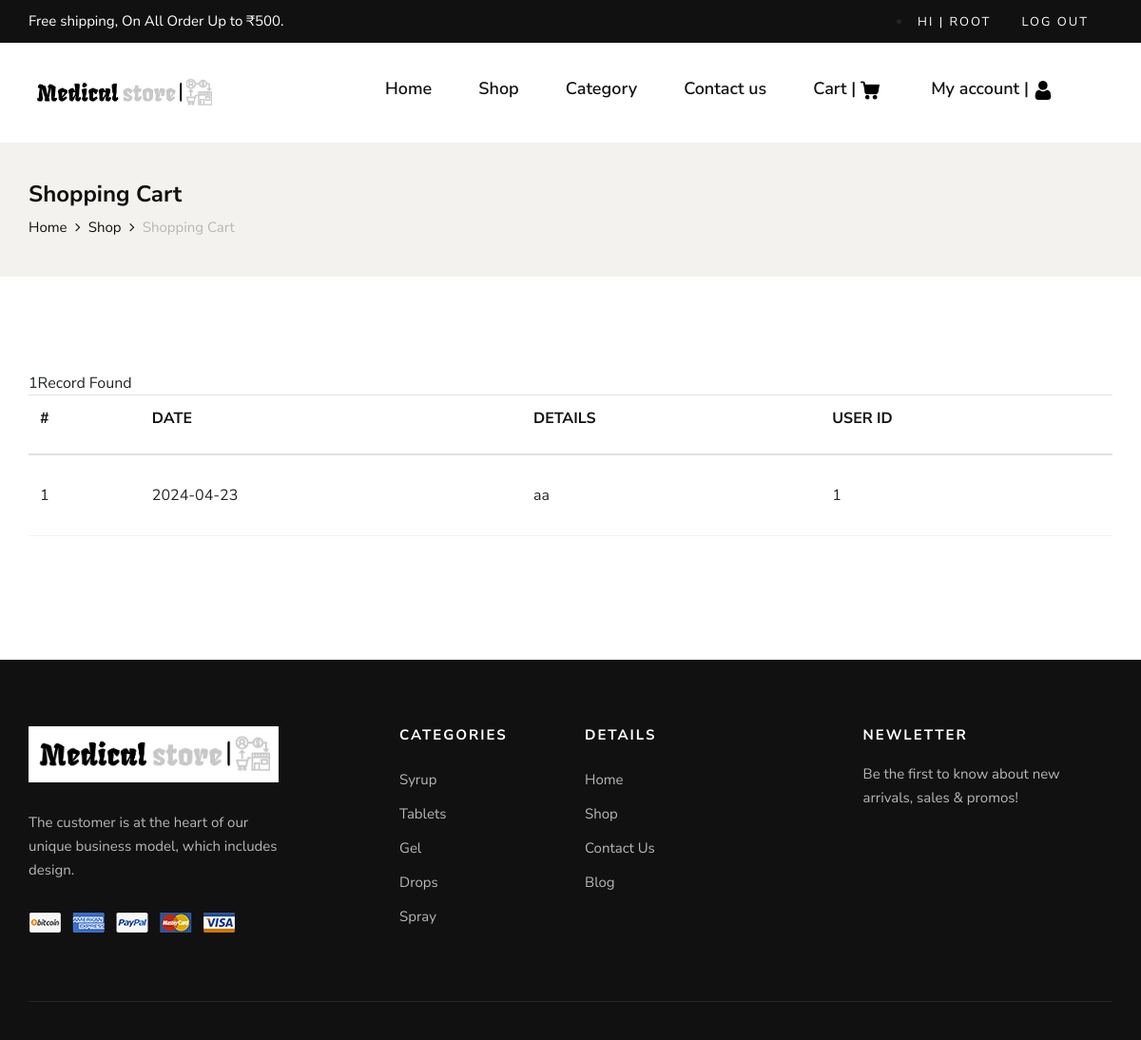
The page /view-feedback.php (signed in) on the database its author committed.
### tables this page shows
CREATE TABLE `tbl_category` (
  `category_id` int(11) NOT NULL,
  `category_name` varchar(50) NOT NULL
);

CREATE TABLE `tbl_feedback` (
  `feedback_id` int(11) NOT NULL,
  `feedback_date` date NOT NULL,
  `feedback_details` text NOT NULL,
  `user_id` int(10) NOT NULL
);

### view-feedback.php (the view, shortened to what this page needs)
<?php
 require './atclass/connection.php';
?>
<!DOCTYPE html>
<html lang="zxx">
<head>
    <link rel="stylesheet" href="css/bootstrap.min.css" type="text/css">
    <link rel="stylesheet" href="css/font-awesome.min.css" type="text/css">
    <link rel="stylesheet" href="css/elegant-icons.css" type="text/css">
    <link rel="stylesheet" href="css/magnific-popup.css" type="text/css">
    <link rel="stylesheet" href="css/nice-select.css" type="text/css">
    <link rel="stylesheet" href="css/owl.carousel.min.css" type="text/css">
    <link rel="stylesheet" href="css/slicknav.min.css" type="text/css">
    <link rel="stylesheet" href="css/style.css" type="text/css">
</head>
<body>
    <?php
include  './themepart/header.php';
?>
    <section class="breadcrumb-option">
        <div class="container">
            <div class="row">
                <div class="col-lg-12">
                    <div class="breadcrumb__text">
                        <h4>Shopping Cart</h4>
                        <div class="breadcrumb__links">
                            <a href="./index.html">Home</a>
                            <a href="./shop.html">Shop</a>
                            <span>Shopping Cart</span>
                        </div>
                    </div>
                </div>
            </div>
        </div>
    </section>
    <section class="shopping-cart spad">
        <div class="container">
            <div class="row">
                <div class="col-lg-12">
                    <div class="shopping__cart__table">
                        <form method="post">
                        <table class="table">
        <thead>
            <tr>
                <th>#</th>
                <th>Date</th>
                <th>Details</th>
                <th>User ID</th>
            </tr>
        </thead>
        <tbody>
            <?php
            $selectq = mysqli_query($connection, "Select * from tbl_feedback") or die(mysqli_error($connection));
            while ($orderrow = mysqli_fetch_array($selectq)) {
                echo '<tr>';
                echo "<td>{$orderrow['feedback_id']}</td>";
                echo "<td>{$orderrow['feedback_date']}</td>";
                echo "<td>{$orderrow['feedback_details']}</td>";
                echo "<td>{$orderrow['user_id']}</td>";
                echo '</tr>';
            }
            ?>
        </tbody>
    </table>
                        </form>
                    </div>
                </div>
            </div>
        </div>
    </section>
    <?php
include  './themepart/footer.php';
?>
</body>
</html>

### themepart/header.php (shortened to what this page needs)
<?php
require './atclass/connection.php';
?>
<div class="header__top">
        <div class="container">
            <div class="row">
                <div class="col-lg-6 col-md-7">
                    <div class="header__top__left">
                        <p>Free shipping, On All Order Up to ₹500.</a></p>
                    </div>
                </div>
                <div class="col-lg-6 col-md-5">
                    <div class="header__top__right">
                        <div class="header__top__links">
                            <?php
                            if(isset($_SESSION['uid'])){
                                $name = $_SESSION['uname'];
                                echo "<li> <a href='login.php'>Hi | $name </a> <a href='logout.php'> Log out  </a></li>";
                            }else{
                                ?>
                            <a href="signin.php">Sign in</a>
                            <a href="login.php">Log in</a>
                            <?php
                        }
                            ?>
                        </div>
                    </div>
                </div>
            </div>
        </div>
</div>
<header class="header">
        <div class="container">
            <div class="row">
                <div class="col-lg-4 col-md-4">
                    <div class="header__logo">
                        <a href="home.php">
                            <img src="img/logo2.jpg" alt=""></a>
                    </div>
                </div>
                <div class="col-lg-6 col-md-6" style="display: contents;">
                    <nav class="header__menu mobile-menu">
                        <ul>
                            <li><a href="./home.php">Home</a></li>
                            <li ><a href="./shop.php">Shop</a></li>
                            <li><a href="#">Category</a>
                                <ul class="dropdown">
                                  <?php
                                  $cq = mysqli_query ($connection , " SELECT * FROM tbl_category");
                                   while($cdata = mysqli_fetch_array($cq)){
                                       echo "<li><a href='shop.php?categoryid={$cdata['category_id']}'> {$cdata['category_name']} </li>";
                                   }
                                    ?>
                                </ul>
                            </li>
                            <li><a href="./contact-us.php">Contact us</a></li>
                            <li><a href="cart.php"><span>Cart |</span>
                            <img class="icon" src="img/icon/cart.png" width="10px" alt="">
                         </a></li>
                         <?php
if(isset($_SESSION['uid'])){
                         ?>
                         <li><a href="#"> My account | <img class="icon" src="img/icon/user.png" width="10px" alt=""></a>
                            </li>
                            <?php
}else{
    ?>
    <li><a href="./login.php">Login</a></li>
    <?php
}
                            ?>
                        </ul>
                    </nav>
                </div>
            </div>
        </div>
    </header>

### themepart/footer.php
<?php
$connection = mysqli_connect("localhost","root","","themeforest");
?>
<footer class="footer">
        <div class="container">
            <div class="row">
                <div class="col-lg-3 col-md-6 col-sm-6">
                    <div class="footer__about">
                        <div class="footer__logo">
                            <a href="home.php"><img src="img/logo2.jpg" alt=""></a>
                        </div>
                        <p>The customer is at the heart of our unique business model, which includes design.</p>
                        <a href="#"><img src="img/payment.png" alt=""></a>
                    </div>
                </div>
                <div class="col-lg-2 offset-lg-1 col-md-3 col-sm-6">
                    <div class="footer__widget">
                        <h6>Categories</h6>
                        <ul>
                        <?php
$cq = mysqli_query ($connection , "select * from tbl_category limit 5");
while($cdata = mysqli_fetch_array($cq)){
    echo "<li><a href='shop.php?categoryid={$cdata['category_id']}'> {$cdata['category_name']} </li>";
}
?>
                        </ul>
                    </div>
                </div>
                <div class="col-lg-2 col-md-3 col-sm-6">
                    <div class="footer__widget">
                        <h6>Details</h6>
                        <ul>
                            <li><a href="home.php">Home</a></li>
                            <li ><a href="shop.php">Shop</a></li>
                            <li><a href="contact-us.php">Contact Us</a></li>
                            <li><a href="home.php">Blog</a></li>
                        </ul>
                    </div>
                </div>
                <div class="col-lg-3 offset-lg-1 col-md-6 col-sm-6">
                    <div class="footer__widget">
                        <h6>NewLetter</h6>
                        <div class="footer__newslatter">
                            <p>Be the first to know about new arrivals,  sales & promos!</p>
                        </div>
                    </div>
                </div>
            </div>
            <div class="row">
                <div class="col-lg-12 text-center">
                    <div class="footer__copyright__text">
                    </div>
                </div>
            </div>
        </div>
    </footer>

### css/style.css (style rules this page uses)
html, body { height: 100%; font-family: "Nunito Sans", sans-serif; -webkit-font-smoothing: antialiased; }
h1, h2, h3, h4, h5, h6 { margin: 0; color: #111111; font-weight: 400; font-family: "Nunito Sans", sans-serif; }
h4 { font-size: 24px; }
h6 { font-size: 16px; }
p { font-size: 15px; font-family: "Nunito Sans", sans-serif; color: #3d3d3d; font-weight: 400; line-height: 25px; margin: 0 0 15px 0; }
img { max-width: 100%; }
ul, ol { padding: 0; margin: 0; }
.spad { padding-top: 100px; padding-bottom: 100px; }
.header { background: #ffffff; }
.header__top { background: #111111; padding: 10px 0; }
.header__top__left p { color: #ffffff; margin-bottom: 0; }
.header__top__right { text-align: right; }
.header__top__links { display: inline-block; margin-right: 25px; }
.header__top__links a { color: #ffffff; font-size: 13px; text-transform: uppercase; letter-spacing: 2px; margin-right: 28px; display: inline-block; }
.header__top__links a:last-child { margin-right: 0; }
.header__logo { padding: 30px 0; }
.header__logo a { display: inline-block; width: 200px; }
.header__menu { text-align: center; padding: 26px 0 25px; }
.header__menu ul li { list-style: none; display: inline-block; margin-right: 45px; position: relative; }
.header__menu ul li:last-child { margin-right: 0; }
.header__menu ul li .dropdown { position: absolute; left: 0; top: 56px; width: 150px; background: #111111; text-align: left; padding: 5px 0; z-index: 9; opacity: 0; visibility: hidden; -webkit-transition: all, 0.3s; -o-transition: all, 0.3s; transition: all, 0.3s; }
.header__menu ul li .dropdown li { display: block; margin-right: 0; }
.header__menu ul li .dropdown li a { font-size: 14px; color: #ffffff; font-weight: 400; padding: 5px 20px; text-transform: capitalize; }
.header__menu ul li .dropdown li a:after { display: none; }
.header__menu ul li a { font-size: 18px; color: #111111; display: block; font-weight: 600; position: relative; padding: 3px 0; }
.header__menu ul li a:after { position: absolute; left: 0; bottom: 0; width: 100%; height: 2px; background: #e53637; content: ""; -webkit-transition: all, 0.5s; -o-transition: all, 0.5s; transition: all, 0.5s; -webkit-transform: scale(0); -ms-transform: scale(0); transform: scale(0); }
.icon { width: 20px; margin-right: 5px; }
.footer { background: #111111; padding-top: 70px; }
.footer__about { margin-bottom: 30px; }
.footer__about .footer__logo { margin-bottom: 30px; }
.footer__about .footer__logo a { display: inline-block; }
.footer__about p { color: #b7b7b7; margin-bottom: 30px; }
.footer__widget { margin-bottom: 30px; }
.footer__widget h6 { color: #ffffff; font-size: 15px; font-weight: 700; text-transform: uppercase; letter-spacing: 2px; margin-bottom: 20px; }
.footer__widget ul li { line-height: 36px; list-style: none; }
.footer__widget ul li a { color: #b7b7b7; font-size: 15px; }
.footer__widget .footer__newslatter p { color: #b7b7b7; }
.footer__copyright__text { border-top: 1px solid rgba(255, 255, 255, 0.1); padding: 20px 0; margin-top: 40px; }
.breadcrumb-option { background: #f3f2ee; padding: 40px 0; }
.breadcrumb__text h4 { color: #111111; font-weight: 700; margin-bottom: 8px; }
.breadcrumb__links a { font-size: 15px; color: #111111; margin-right: 18px; display: inline-block; position: relative; }
.breadcrumb__links a:after { position: absolute; right: -14px; top: 0; content: ""; font-family: "FontAwesome"; }
.breadcrumb__links span { font-size: 15px; color: #b7b7b7; display: inline-block; }
.shopping__cart__table { margin-bottom: 30px; }
.shopping__cart__table table { width: 100%; }
.shopping__cart__table table thead { border-bottom: 1px solid #f2f2f2; }
.shopping__cart__table table thead tr th { color: #111111; font-size: 16px; font-weight: 700; text-transform: uppercase; padding-bottom: 25px; }
.shopping__cart__table table tbody tr { border-bottom: 1px solid #f2f2f2; }
.shopping__cart__table table tbody tr td { padding-bottom: 30px; padding-top: 30px; }
@media only screen and (min-width: 1200px) { .container { max-width: 1170px; } }

### rows shown on the page
tbl_feedback: feedback_id "1", feedback_date "2024-04-23", feedback_details "aa", user "1"
tbl_category: category_name "Syrup"
tbl_category: category_name "Tablets"
tbl_category: category_name "Gel"
tbl_category: category_name "Drops"
tbl_category: category_name "Spray"

### other values the page prints
$name "ROOT"
